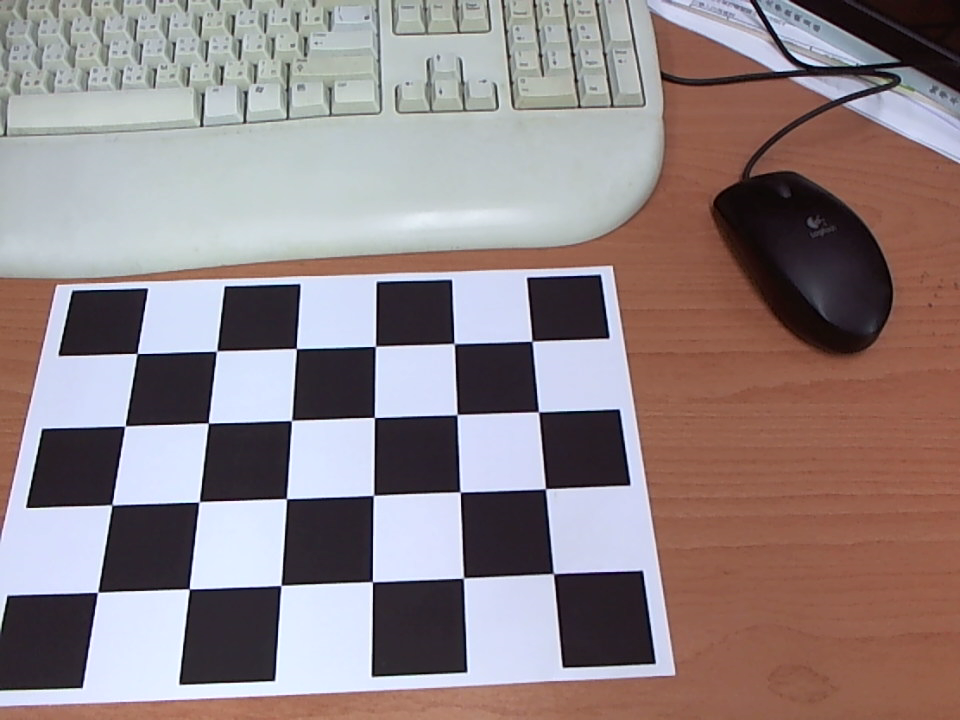
#> input picture hw3/CameraCalibration/left.png, 960 x 720 px
$ python camera_calibration.py
#> lines starting #> are read from the running program, lines starting #| are printed output that depends on the picture; long printed decimals are rounded
# https://docs.opencv.org/4.9.0/dc/dbb/tutorial_py_calibration.html
import cv2
import numpy as np


def get_obj_img_pts(imgs, row, col):
    CRITERIA = (cv2.TERM_CRITERIA_EPS + cv2.TERM_CRITERIA_MAX_ITER, 30, 0.001)
    objp = np.zeros((row * col, 3), np.float32)
    objp[:, :2] = np.mgrid[0:row, 0:col].T.reshape(-1, 2)

    obj_pts = []
    img_pts = []
    for img in imgs:
        gray = cv2.cvtColor(img, cv2.COLOR_BGR2GRAY)
        ret, corners = cv2.findChessboardCorners(gray, (row, col), None)
        if ret is True:
            obj_pts.append(objp)
            cns = cv2.cornerSubPix(gray, corners, (11, 11), (-1, -1), CRITERIA)
            img_pts.append(cns)

            # show
            cv2.drawChessboardCorners(img, (row, col), cns, ret)
            cv2.imshow("img", img)
            cv2.waitKey()
            cv2.destroyAllWindows()
    return obj_pts, img_pts


imgs = tuple(map(lambda x: cv2.imread(x), ["left.png", "right.png"]))
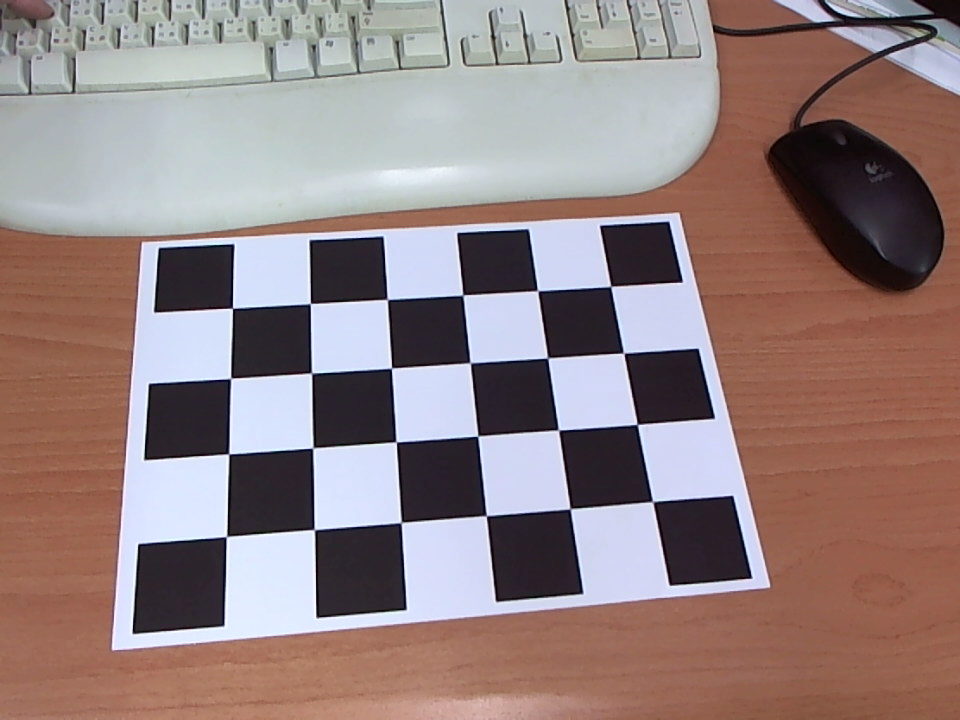
#> input picture hw3/CameraCalibration/right.png, 960 x 720 px
size = imgs[0].shape[:2][::-1]  # (w, h)
#> size = (960, 720)
obj_pts, img_pts = get_obj_img_pts(imgs, 4, 6)
#> the loop in get_obj_img_pts, `for img in imgs:` made 2 passes
#> ret on passes 1 to 2: True, True
#> pass 1, in get_obj_img_pts, `gray = cv2.cvtColor(img, cv2.COLOR_BGR2GRAY)`:
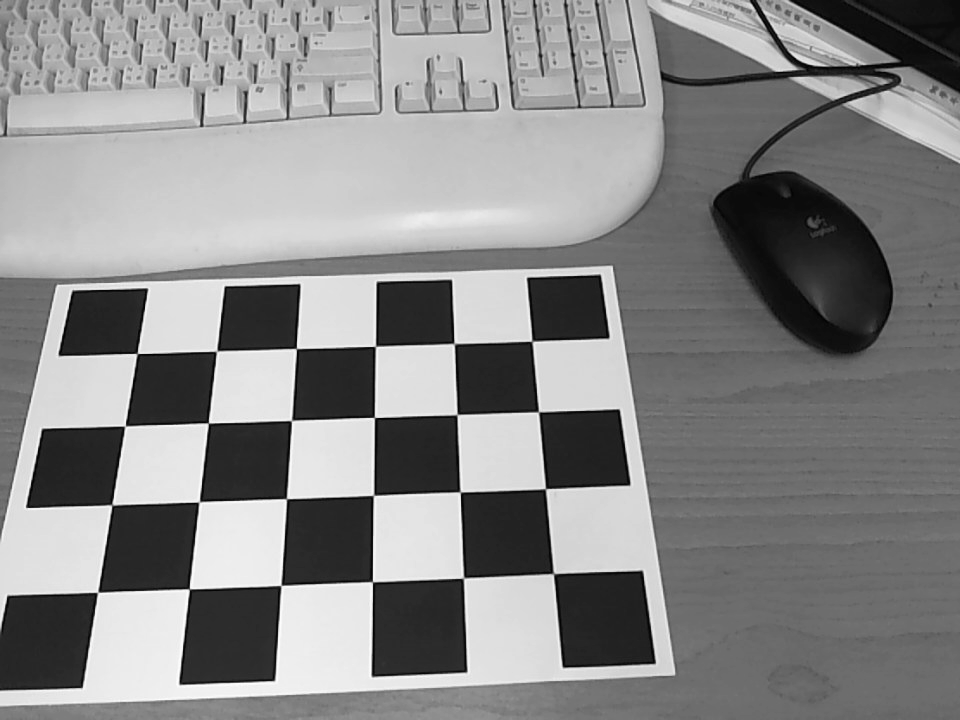
#> gray: shape (720, 960); min 0, max 255, mean 135.7
#> pass 2, in get_obj_img_pts, `gray = cv2.cvtColor(img, cv2.COLOR_BGR2GRAY)`:
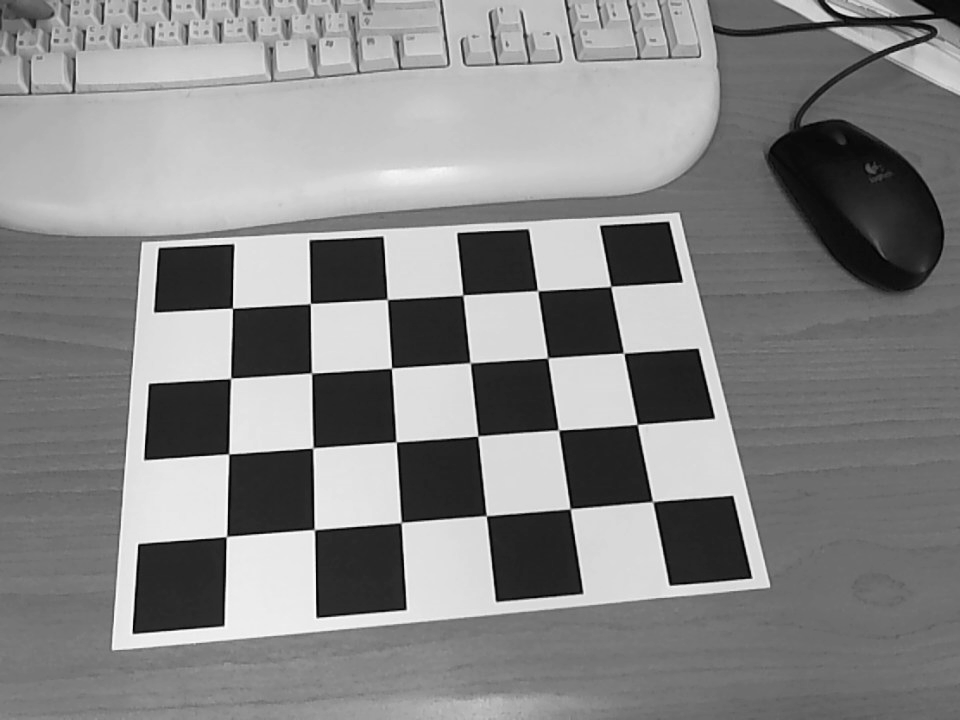
#> gray: shape (720, 960); min 0, max 255, mean 134.8
#> after the loop in get_obj_img_pts, `for img in imgs:`: img_pts = 2 items
#> obj_pts = 2 items; img_pts = 2 items
ret, mtx, dist, rvecs, tvecs = cv2.calibrateCamera(obj_pts, img_pts, size, None, None)
#> ret = 0.2; mtx = [[810.8, 0, 488.7], [0, 836.8, 434.7], [0, 0, 1]]; dist = [[0.0266, -0.279, -0.00324, 0.0049, 0.506]]; rvecs = ([-0.407, 0.346, 1.49], [-0.398, 0.27, 1.45]); tvecs = ([0.556, -1.16, 10.39], [1.64, -1.93, 10.97])

# print
print("camera matrix:", mtx, "lens distortion:", dist, sep="\n")
#| camera matrix:
#| [[810.821   0.         488.744]
#|  [  0.         836.834 434.741 ]
#|  [  0.           0.           1.        ]]
#| lens distortion:
#| [[ 0.02661 -0.2792 -0.003245  0.004896  0.5057]]
for i, (rvec, tvec) in enumerate(zip(rvecs, tvecs)):
    r, _ = cv2.Rodrigues(rvec)
    print(f"rotation matrix-{i}:", r, f"translation vector-{i}:", tvec, sep="\n")
#> this loop made 2 passes
#> (rvec, tvec) on passes 1 to 2: ([-0.407, 0.346, 1.49], [0.556, -1.16, 10.39]), ([-0.398, 0.27, 1.45], [1.64, -1.93, 10.97])
#> (printed output is left out)

newcameramtx, roi = cv2.getOptimalNewCameraMatrix(mtx, dist, size, 1, size)
#> newcameramtx = [[807.6, 0, 492.7], [0, 832.3, 432.5], [0, 0, 1]]; roi = (15, 13, 932, 702)
mapx, mapy = cv2.initUndistortRectifyMap(mtx, dist, None, newcameramtx, size, 5)
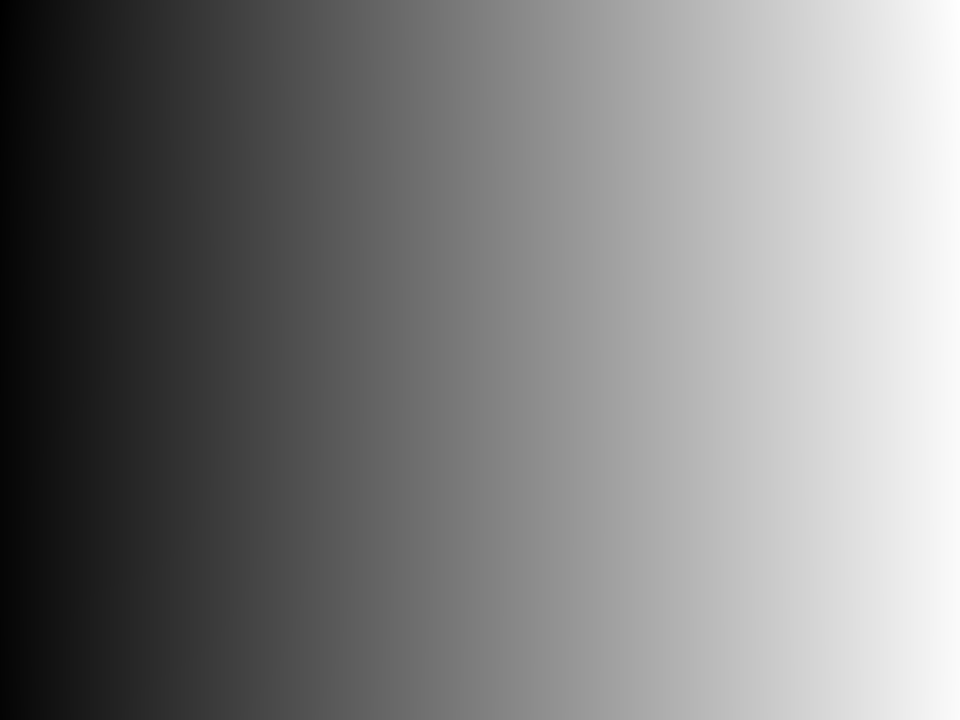
#> mapx: shape (720, 960) float32; min -19.89, max 975.4, mean 477.1; drawn with min black and max white
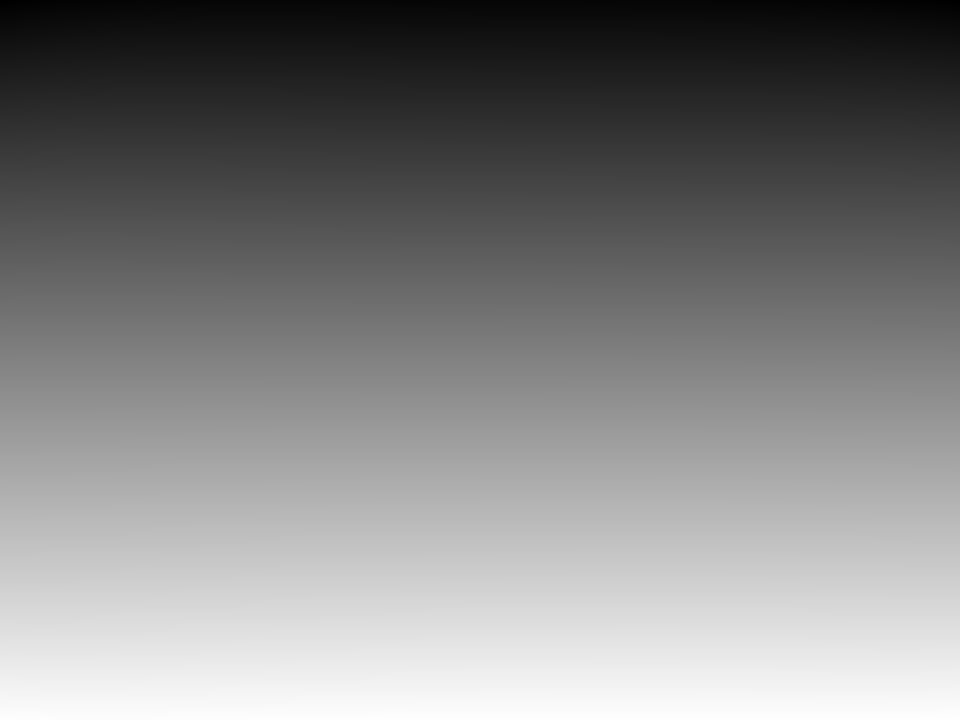
#> mapy: shape (720, 960) float32; min -16.75, max 723.1, mean 360.5; drawn with min black and max white

dst = cv2.remap(imgs[0].copy(), mapx, mapy, cv2.INTER_LINEAR)
# crop the image
x, y, w, h = roi
#> x = 15; y = 13; w = 932; h = 702
dst = dst[y : y + h, x : x + w]
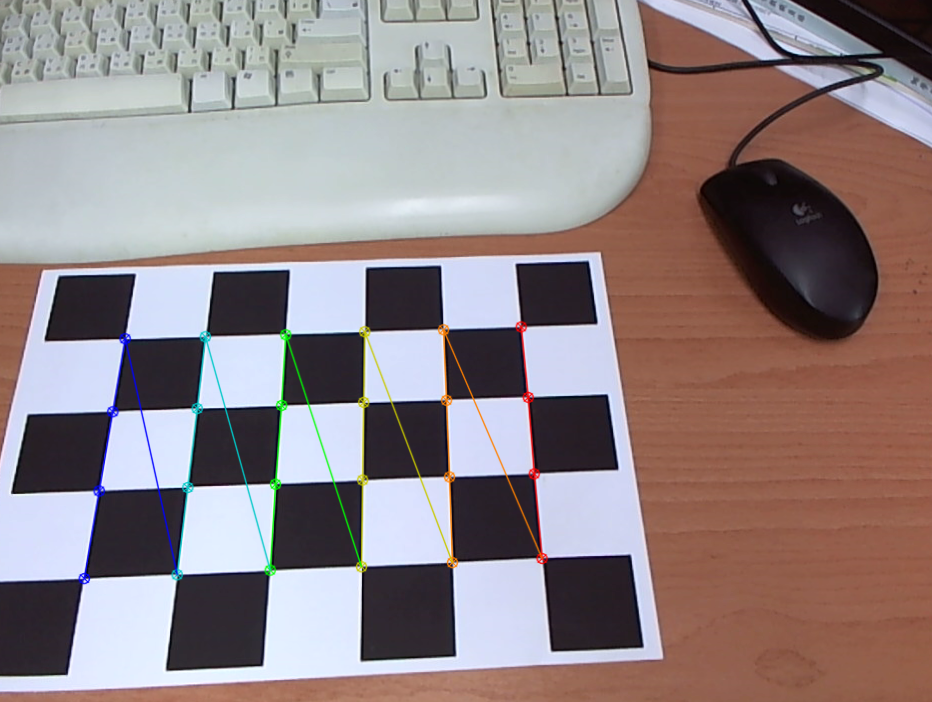
#> dst: shape (702, 932, 3); mean of channels 0, 1, 2 133.6, 132.1, 144.9; drawn as B, G, R

cv2.imshow("dst", dst)
cv2.waitKey()
cv2.destroyAllWindows()
